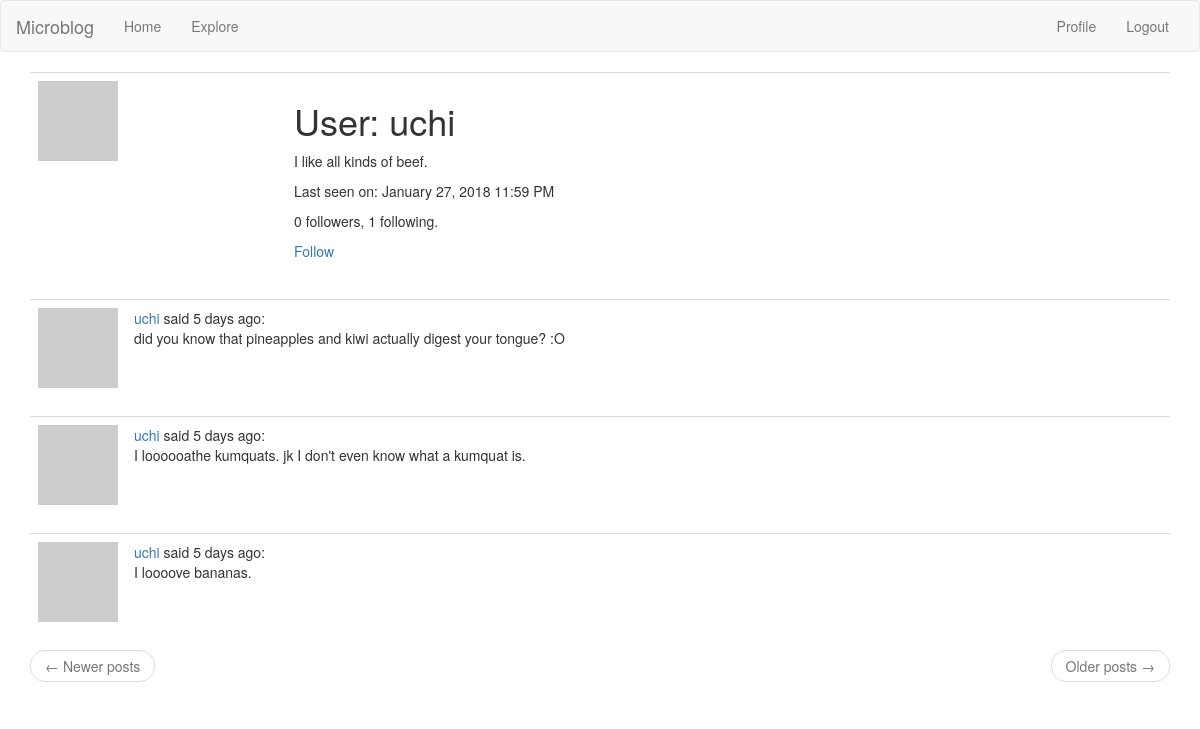
The page /user/uchi (signed in) on the database as committed earlier.
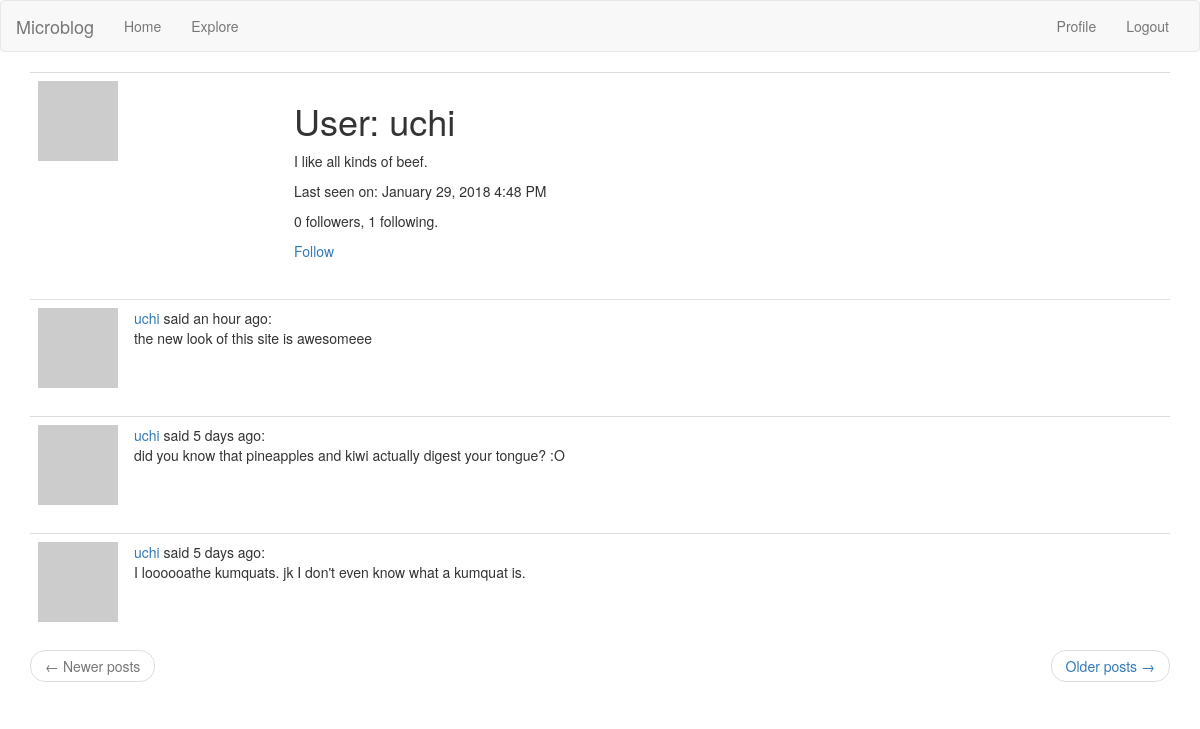
The same page on the database as committed later.
### app/models.py (models this page shows, shortened)
class User(UserMixin, db.Model):
    id = db.Column(db.Integer, primary_key = True)
    username = db.Column(db.String(64), index = True, unique = True)
    email = db.Column(db.String(120), index = True, unique = True)
    password_hash = db.Column(db.String(128))
    posts = db.relationship("Post", backref = "author", lazy = "dynamic")
    about_me = db.Column(db.String(140))
    last_seen = db.Column(db.DateTime, default = datetime.utcnow)
    followed = db.relationship("User", secondary = followers,
    primaryjoin = (followers.c.follower_id == id),
    secondaryjoin = (followers.c.followed_id == id),
    backref = db.backref("followers", lazy = "dynamic"), lazy = "dynamic")
    def avatar(self, size):
        digest = md5(self.email.lower().encode("utf-8")).hexdigest()
        return "https://www.gravatar.com/avatar/{}?d=retro&s={}".format(digest, size)
    def is_following(self, user):
        return self.followed.filter(followers.c.followed_id==user.id).count()>0

class Post(db.Model):
    id = db.Column(db.Integer, primary_key = True)
    body = db.Column(db.String(140))
    timestamp = db.Column(db.DateTime, index = True, default = datetime.utcnow)
    user_id = db.Column(db.Integer, db.ForeignKey("user.id"))

### app/routes.py (the view)
@flaskApp.route("/user/<username>")
@login_required
def user(username):
    user = User.query.filter_by(username = username).first_or_404()
    page = request.args.get("page", 1, type = int)
    posts = user.posts.order_by(Post.timestamp.desc()).paginate(page,
        flaskApp.config["POSTS_PER_PAGE"], False)
    next_url = url_for("user", page = posts.next_num, username = username) if posts.has_next else None
    prev_url = url_for("user", page = posts.prev_num, username = username) if posts.has_prev else None
    return render_template("user.html", user = user, posts = posts.items,
        next_url = next_url, prev_url = prev_url)

### app/models.py (called while the page is built)
@login.user_loader
def load_user(id):
    return User.query.get(int(id))

### app/routes.py (called while the page is built)
@flaskApp.before_request
def before_request():
    if current_user.is_authenticated:
        current_user.last_seen = datetime.utcnow()
        db.session.commit()

### app/templates/user.html (shortened to what this page needs)
{% extends "base.html" %}
{% block app_content %}
    <table class = "table table-hover">
        <tr>
        <td width = "256px"><img src = "{{ user.avatar(256) }}"</td>
        <td>
            <h1>User: {{ user.username }}</h1>
            {% if user.about_me %}<p>{{ user.about_me }}</p>{% endif %}
            {% if user.last_seen %}<p>Last seen on: {{ moment(user.last_seen).format("LLL") }}</p>{% endif %}
            <p>{{ user.followers.count() }} followers, {{ user.followed.count() }} following.</p>
            {% if user == current_user %}
            <p><a href = "{{ url_for('edit_profile') }}">Edit your profile</a></p>
            <!-- follow or unfollow buttons, depending on whether current_user is
            already following them. -->
            {% elif not current_user.is_following(user) %}
            <p><a href = "{{ url_for('follow', username = user.username) }}">Follow</a></p>
            {% else %}
            <p><a href = "{{ url_for('unfollow', username = user.username) }}">Unfollow</a></p>
            {% endif %}
        </td>
        </tr>
    </table>
    {% for post in posts %}
        {% include "_post.html" %}
    {% endfor %}
    <nav aria-label="...">
        <ul class="pager">
            <li class="previous{% if not prev_url %} disabled{% endif %}">
                <a href="{{ prev_url or '#' }}">
                    <span aria-hidden="true">&larr;</span> Newer posts
                </a>
            </li>
            <li class="next{% if not next_url %} disabled{% endif %}">
                <a href="{{ next_url or '#' }}">
                    Older posts <span aria-hidden="true">&rarr;</span>
                </a>
            </li>
        </ul>
    </nav>
{% endblock %}

### app/templates/base.html (shortened to what this page needs)
{% extends 'bootstrap/base.html' %}
{% block navbar %}
<nav class="navbar navbar-default">
       <div class="container-fluid">
          <div class="navbar-header">
          <a class="navbar-brand" href="{{ url_for('index') }}">Microblog</a>
      </div>
      <div class="collapse navbar-collapse" id="bs-example-navbar-collapse-1">
        <ul class="nav navbar-nav">
            <li><a href="{{ url_for('index') }}">Home</a></li>
            <li><a href="{{ url_for('explore') }}">Explore</a></li>
        </ul>
        <ul class="nav navbar-nav navbar-right">
            {% if current_user.is_anonymous %}
            <li><a href= "{{ url_for('login') }}">Login</a></li>
            {% else %}
            <li><a href="{{ url_for('user', username = current_user.username) }}">Profile</a></li>
            <li><a href= "{{ url_for('logout') }}">Logout</a></li>
            {% endif %}
        </ul>
        </div>
    </div>
</nav>
{% endblock %}
{% block content %}
    <div class = "container">
        {% block app_content %} {% endblock %}
    </div>
{% endblock %}

### app/templates/_post.html
<table class = "table table-hover">
    <tr>
        <td width = "70px">
            <a href = "{{ url_for('user', username = post.author.username) }}">
                <img src = "{{ post.author.avatar(70) }}">
            </a>
        </td>
        <td>
            <a href = "{{ url_for('user', username = post.author.username) }}">
            {{ post.author.username }}
            </a>
            said {{ moment(post.timestamp).fromNow() }}:
            <br>
            {{ post.body }}
        </td>
    </tr>
</table>

Rows that differ between the two databases and show on the page:
no longer on this page (row unchanged): Post: author.username "uchi", timestamp "5 days ago", body "I loooove bananas."
changed User "uchi": last_seen "January 27, 2018 11:59 PM" → "January 29, 2018 4:48 PM"
added Post: author.username "uchi", timestamp "an hour ago", body "the new look of this site is awesomeee"
